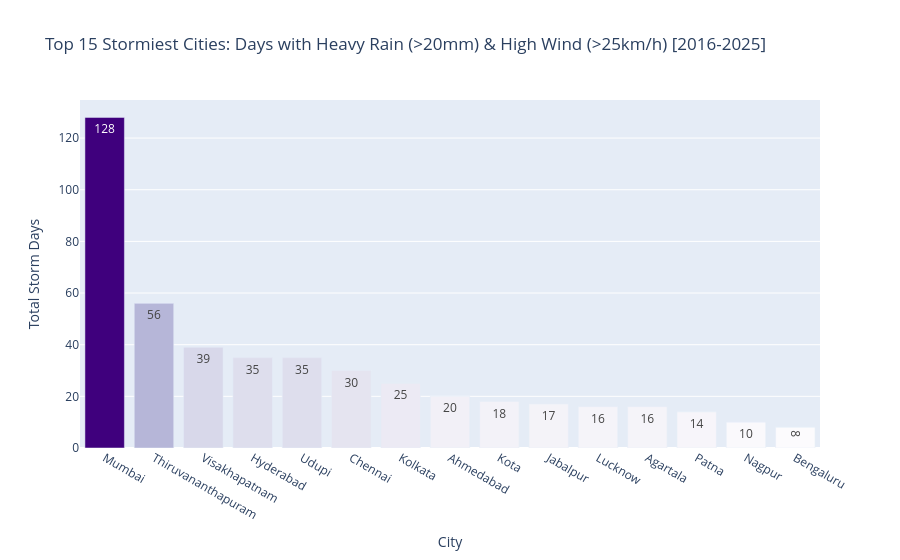

The notebook cell this image was saved under:
### Markdown cell above
## 🌪️ Counting Storms

### Code cell
# 1. Define the Storm conditions (Wind > 25 km/h AND Rain > 20 mm)
df['is_storm'] = (df['wind_speed_10m_max'] > 25.0) & (df['precipitation_sum'] > 20.0)

# 2. Count total storm days per city over the 10 years
storm_counts = df.groupby('Cities')['is_storm'].sum().reset_index()
storm_counts.rename(columns={'is_storm': 'Total_Storm_Days'}, inplace=True)

# 3. Sort the cities from most storm days to least
storm_counts = storm_counts.sort_values(by='Total_Storm_Days', ascending=False)

# 4. Visualize the Top 15 Stormiest Cities
fig = px.bar(
    storm_counts[storm_counts['Total_Storm_Days'] > 0].head(15), # Filter to top 15 that had at least 1 storm
    x='Cities', 
    y='Total_Storm_Days',
    title='Top 15 Stormiest Cities: Days with Heavy Rain (>20mm) & High Wind (>25km/h) [2016-2025]',
    color='Total_Storm_Days',
    color_continuous_scale='Purples', # Purple feels stormy!
    text_auto='.0f'
)

# Clean up layout
fig.update_layout(
    coloraxis_showscale=False, 
    xaxis_title="City",
    yaxis_title="Total Storm Days"
)

# fig.update_traces(textfont_size=12, textangle=0, textposition="outside")

fig.show()

### Figure 1 — Plotly figure (JSON) as saved in the notebook; plotly's stock layout.template omitted (floating-point values rounded to 4 significant figures)
{"data": [{"hovertemplate": "Cities=%{x}<br>Total_Storm_Days=%{marker.color}<extra></extra>", "legendgroup": "", "marker": {"color": [128, 56, 39, 35, 35, 30, 25, 20, 18, 17, 16, 16, 14, 10, 8], "coloraxis": "coloraxis", "pattern": {"shape": ""}}, "name": "", "orientation": "v", "showlegend": false, "textposition": "auto", "texttemplate": "%{y:.0f}", "type": "bar", "x": ["Mumbai", "Thiruvananthapuram", "Visakhapatnam", "Hyderabad", "Udupi", "Chennai", "Kolkata", "Ahmedabad", "Kota", "Jabalpur", "Lucknow", "Agartala", "Patna", "Nagpur", "Bengaluru"], "xaxis": "x", "y": [128, 56, 39, 35, 35, 30, 25, 20, 18, 17, 16, 16, 14, 10, 8], "yaxis": "y"}], "layout": {"barmode": "relative", "coloraxis": {"colorbar": {"title": {"text": "Total_Storm_Days"}}, "colorscale": [[0, "rgb(252,251,253)"], [0.125, "rgb(239,237,245)"], [0.25, "rgb(218,218,235)"], [0.375, "rgb(188,189,220)"], [0.5, "rgb(158,154,200)"], [0.625, "rgb(128,125,186)"], [0.75, "rgb(106,81,163)"], [0.875, "rgb(84,39,143)"], [1, "rgb(63,0,125)"]], "showscale": false}, "legend": {"tracegroupgap": 0}, "title": {"text": "Top 15 Stormiest Cities: Days with Heavy Rain (>20mm) & High Wind (>25km/h) [2016-2025]"}, "xaxis": {"anchor": "y", "domain": [0, 1], "title": {"text": "City"}}, "yaxis": {"anchor": "x", "domain": [0, 1], "title": {"text": "Total Storm Days"}}}}
